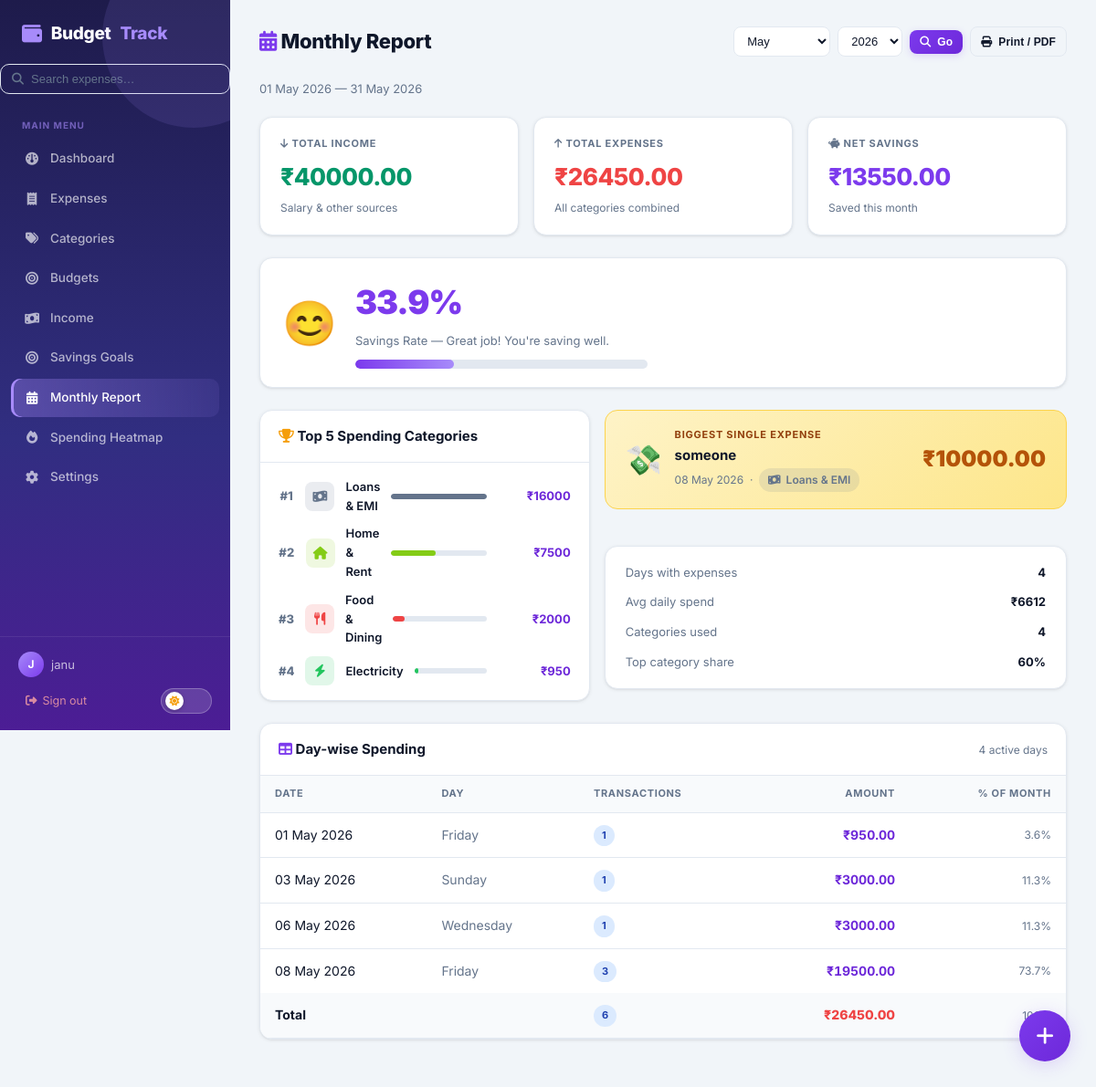
Page /report (signed in) on the committed database.
### models.py (models this page shows, shortened)
class User(UserMixin, db.Model):
    __tablename__ = "users"
    id = db.Column(db.Integer, primary_key=True)
    username = db.Column(db.String(80), unique=True, nullable=False)
    email = db.Column(db.String(120), unique=True, nullable=False)
    password_hash = db.Column(db.String(256), nullable=False)
    created_at = db.Column(db.DateTime, default=datetime.utcnow)
    avatar = db.Column(db.String(255), nullable=True)
    currency = db.Column(db.String(10), default="₹")
    default_category_id = db.Column(db.Integer, db.ForeignKey("categories.id"), nullable=True)
    categories = db.relationship("Category", foreign_keys="Category.user_id", backref="user", lazy=True, cascade="all, delete-orphan")
    expenses   = db.relationship("Expense",  backref="user", lazy=True, cascade="all, delete-orphan")
    budgets    = db.relationship("Budget",   backref="user", lazy=True, cascade="all, delete-orphan")
    goals      = db.relationship("SavingsGoal", backref="user", lazy=True, cascade="all, delete-orphan")

class Expense(db.Model):
    __tablename__ = "expenses"
    id          = db.Column(db.Integer, primary_key=True)
    amount      = db.Column(db.Numeric(10, 2), nullable=False)
    description = db.Column(db.String(255), nullable=False)
    date        = db.Column(db.Date, nullable=False, default=date.today)
    period      = db.Column(db.String(10), nullable=False, default="daily")
    is_recurring        = db.Column(db.Boolean, default=False)
    recurrence_interval = db.Column(db.String(10))
    user_id     = db.Column(db.Integer, db.ForeignKey("users.id"), nullable=False)
    category_id = db.Column(db.Integer, db.ForeignKey("categories.id"), nullable=False)
    created_at  = db.Column(db.DateTime, default=datetime.utcnow)

class Category(db.Model):
    __tablename__ = "categories"
    id      = db.Column(db.Integer, primary_key=True)
    name    = db.Column(db.String(80), nullable=False)
    color   = db.Column(db.String(7),  default="#6366f1")
    icon    = db.Column(db.String(50), default="tag")
    user_id = db.Column(db.Integer, db.ForeignKey("users.id"), nullable=False)
    expenses = db.relationship("Expense", backref="category", lazy=True)
    budgets  = db.relationship("Budget",  backref="category", lazy=True)
    __table_args__ = (db.UniqueConstraint("name", "user_id"),)

### routes/report.py (the view)
@report_bp.route("/report")
@login_required
def index():
    uid   = current_user.id
    today = date.today()
    sel_year  = request.args.get("year",  type=int, default=today.year)
    sel_month = request.args.get("month", type=int, default=today.month)
    if not (1 <= sel_month <= 12): sel_month = today.month
    if sel_year < 2000 or sel_year > today.year + 1: sel_year = today.year
    m_start, m_end = month_range(sel_year, sel_month)
    total_income = float(db.session.query(func.sum(SalaryEntry.amount))
        .filter(SalaryEntry.user_id == uid,
                SalaryEntry.date.between(m_start, m_end)).scalar() or 0)
    total_expenses = float(db.session.query(func.sum(Expense.amount))
        .filter(Expense.user_id == uid,
                Expense.date.between(m_start, m_end)).scalar() or 0)
    savings = total_income - total_expenses
    savings_rate = round((savings / total_income * 100), 1) if total_income > 0 else 0
    if savings_rate >= 20:
        savings_emoji = "😊"
    elif savings_rate >= 5:
        savings_emoji = "😐"
    else:
        savings_emoji = "😟"
    top_cats = db.session.query(
        Category.name, Category.color, Category.icon,
        func.sum(Expense.amount).label("total")
    ).join(Expense, Expense.category_id == Category.id)\
     .filter(Expense.user_id == uid, Expense.date.between(m_start, m_end))\
     .group_by(Category.id)\
     .order_by(func.sum(Expense.amount).desc())\
     .limit(5).all()
    biggest = Expense.query\
        .filter_by(user_id=uid)\
        .filter(Expense.date.between(m_start, m_end))\
        .order_by(Expense.amount.desc())\
        .first()
    day_rows = db.session.query(
        Expense.date,
        func.sum(Expense.amount).label("total"),
        func.count(Expense.id).label("count")
    ).filter(Expense.user_id == uid, Expense.date.between(m_start, m_end))\
     .group_by(Expense.date)\
     .order_by(Expense.date).all()
    months = [(m, date(2000, m, 1).strftime("%B")) for m in range(1, 13)]
    years  = list(range(today.year - 3, today.year + 1))
    categories = Category.query.filter_by(user_id=uid).order_by(Category.name).all()
    return render_template("report/index.html",
        categories=categories,
        sel_month=sel_month, sel_year=sel_year, months=months, years=years,
        m_start=m_start, m_end=m_end,
        total_income=total_income, total_expenses=total_expenses,
        savings=savings, savings_rate=savings_rate, savings_emoji=savings_emoji,
        top_cats=top_cats, biggest=biggest, day_rows=day_rows,
        today=today)

### templates/report/index.html (shortened to what this page needs)
{% extends "base.html" %}
{% block content %}
<div class="page-header">
  <h1><i class="fa fa-calendar-alt" style="color:var(--primary)"></i> Monthly Report</h1>
  <div class="header-actions no-print">
    <form class="month-filter-form" method="GET">
      <select name="month" class="form-control-sm">
        {% for num, name in months %}
          <option value="{{ num }}" {{ 'selected' if num == sel_month }}>{{ name }}</option>
        {% endfor %}
      </select>
      <select name="year" class="form-control-sm">
        {% for y in years %}
          <option value="{{ y }}" {{ 'selected' if y == sel_year }}>{{ y }}</option>
        {% endfor %}
      </select>
      <button type="submit" class="btn btn-primary btn-sm"><i class="fa fa-search"></i> Go</button>
    </form>
    <button class="btn btn-outline btn-sm" onclick="window.print()">
      <i class="fa fa-print"></i> Print / PDF
    </button>
  </div>
</div>
<p style="color:var(--text-muted);font-size:13px;margin-bottom:20px">
  {{ m_start.strftime("%d %b %Y") }} — {{ m_end.strftime("%d %b %Y") }}
</p>
<div class="report-summary-grid">
  <div class="report-stat">
    <div class="report-stat-label"><i class="fa fa-arrow-down"></i> Total Income</div>
    <div class="report-stat-value income">₹{{ "%.2f"|format(total_income) }}</div>
    <div class="report-stat-sub">Salary & other sources</div>
  </div>
  <div class="report-stat">
    <div class="report-stat-label"><i class="fa fa-arrow-up"></i> Total Expenses</div>
    <div class="report-stat-value expense">₹{{ "%.2f"|format(total_expenses) }}</div>
    <div class="report-stat-sub">All categories combined</div>
  </div>
  <div class="report-stat">
    <div class="report-stat-label"><i class="fa fa-piggy-bank"></i> Net Savings</div>
    <div class="report-stat-value savings" style="{{ 'color:var(--danger)' if savings < 0 else '' }}">
      ₹{{ "%.2f"|format(savings) }}
    </div>
    <div class="report-stat-sub">{{ 'Deficit this month' if savings < 0 else 'Saved this month' }}</div>
  </div>
</div>
<div class="savings-rate-card">
  <div class="savings-rate-emoji">{{ savings_emoji }}</div>
  <div class="savings-rate-info">
    <div class="savings-rate-pct">{{ savings_rate }}%</div>
    <div class="savings-rate-label">Savings Rate
      {% if savings_rate >= 20 %} — Great job! You're saving well.
      {% elif savings_rate >= 5 %} — Decent, but room to improve.
      {% else %} — Low savings this month. Review your spending.
      {% endif %}
    </div>
    <div class="savings-rate-bar-track">
      <div class="savings-rate-bar-fill" style="width:{{ [savings_rate, 100]|min }}%"></div>
    </div>
  </div>
</div>
<div class="two-col">
  <div class="card">
    <div class="card-header">
      <h3><i class="fa fa-trophy" style="color:var(--accent)"></i> Top 5 Spending Categories</h3>
    </div>
    {% if top_cats %}
      {% set max_val = top_cats[0].total|float %}
      <div class="top-cats-list">
        {% for cat in top_cats %}
        <div class="top-cat-row">
          <span class="top-cat-rank">#{{ loop.index }}</span>
          <div class="top-cat-icon" style="background:{{ cat.color }}22;color:{{ cat.color }}">
            <i class="fa fa-{{ cat.icon }}"></i>
          </div>
          <span class="top-cat-name">{{ cat.name }}</span>
          <div class="top-cat-bar-wrap">
            <div class="top-cat-bar" style="width:{{ (cat.total|float / max_val * 100)|round }}%;background:{{ cat.color }}"></div>
          </div>
          <span class="top-cat-amount">₹{{ "%.0f"|format(cat.total) }}</span>
        </div>
        {% endfor %}
      </div>
    {% else %}
      <div class="empty-state">No expenses this month.</div>
    {% endif %}
  </div>
  <div style="display:flex;flex-direction:column;gap:16px">
    {% if biggest %}
    <div class="biggest-card">
      <div class="biggest-icon">💸</div>
      <div class="biggest-info">
        <div class="biggest-label">Biggest Single Expense</div>
        <div class="biggest-desc">{{ biggest.description }}</div>
        <div class="biggest-meta">
          {{ biggest.date.strftime("%d %b %Y") }} &nbsp;·&nbsp;
          <span class="category-chip" style="background:{{ biggest.category.color }}22;color:{{ biggest.category.color }}">
            <i class="fa fa-{{ biggest.category.icon }}"></i> {{ biggest.category.name }}
          </span>
        </div>
      </div>
      <div class="biggest-amount">₹{{ "%.2f"|format(biggest.amount) }}</div>
    </div>
    {% endif %}
    <div class="card" style="padding:18px 22px">
      <div style="display:flex;flex-direction:column;gap:12px">
        <div style="display:flex;justify-content:space-between;font-size:13px">
          <span style="color:var(--text-muted)">Days with expenses</span>
          <strong>{{ day_rows|length }}</strong>
        </div>
        <div style="display:flex;justify-content:space-between;font-size:13px">
          <span style="color:var(--text-muted)">Avg daily spend</span>
          <strong>₹{{ "%.0f"|format(total_expenses / day_rows|length) if day_rows else "0" }}</strong>
        </div>
        <div style="display:flex;justify-content:space-between;font-size:13px">
          <span style="color:var(--text-muted)">Categories used</span>
          <strong>{{ top_cats|length }}</strong>
        </div>
        {% if top_cats %}
        <div style="display:flex;justify-content:space-between;font-size:13px">
          <span style="color:var(--text-muted)">Top category share</span>
          <strong>{{ "%.0f"|format(top_cats[0].total|float / total_expenses * 100) if total_expenses > 0 else 0 }}%</strong>
        </div>
        {% endif %}
      </div>
    </div>
  </div>
</div>
<div class="card" style="margin-bottom:24px">
  <div class="card-header">
    <h3><i class="fa fa-table" style="color:var(--primary)"></i> Day-wise Spending</h3>
    <span style="font-size:12px;color:var(--text-muted)">{{ day_rows|length }} active days</span>
  </div>
  {% if day_rows %}
  <div style="overflow-x:auto">
    <table class="table">
      <thead>
        <tr>
          <th>Date</th>
          <th>Day</th>
          <th>Transactions</th>
          <th style="text-align:right">Amount</th>
          <th style="text-align:right">% of Month</th>
        </tr>
      </thead>
      <tbody>
        {% for row in day_rows %}
        <tr>
          <td>{{ row.date.strftime("%d %b %Y") }}</td>
          <td style="color:var(--text-muted)">{{ row.date.strftime("%A") }}</td>
          <td><span class="badge badge-info">{{ row.count }}</span></td>
          <td style="text-align:right" class="amount">₹{{ "%.2f"|format(row.total) }}</td>
          <td style="text-align:right;color:var(--text-muted);font-size:12px">
            {{ "%.1f"|format(row.total|float / total_expenses * 100) if total_expenses > 0 else "0.0" }}%
          </td>
        </tr>
        {% endfor %}
      </tbody>
      <tfoot>
        <tr style="background:var(--surface2)">
          <td colspan="2" style="font-weight:700;padding:12px 16px">Total</td>
          <td style="padding:12px 16px"><span class="badge badge-info">{{ day_rows|sum(attribute='count') }}</span></td>
          <td style="text-align:right;font-weight:800;padding:12px 16px;color:var(--danger)">₹{{ "%.2f"|format(total_expenses) }}</td>
          <td style="text-align:right;padding:12px 16px;color:var(--text-muted);font-size:12px">100%</td>
        </tr>
      </tfoot>
    </table>
  </div>
  {% else %}
    <div class="empty-state">No expenses recorded for {{ months[sel_month-1][1] }} {{ sel_year }}.</div>
  {% endif %}
</div>
{% endblock %}

### templates/base.html (shortened to what this page needs)
<!DOCTYPE html>
<html lang="en" data-theme="light">
<head>
  <link rel="stylesheet" href="https://cdnjs.cloudflare.com/ajax/libs/font-awesome/6.5.0/css/all.min.css"/>
  <link rel="stylesheet" href="{{ url_for('static', filename='css/style.css') }}"/>
</head>
<body>
{% if current_user.is_authenticated %}
<nav class="sidebar" id="sidebar">
  <div class="sidebar-brand">
    <i class="fa fa-wallet"></i> Budget<span>Track</span>
  </div>
  <form method="GET" action="{{ url_for('expenses.search') }}" class="sidebar-search">
    <i class="fa fa-search"></i>
    <input type="text" name="q" placeholder="Search expenses…" class="sidebar-search-input" autocomplete="off">
  </form>
  <p class="nav-section-label">Main Menu</p>
  <ul class="nav-links">
    <li><a href="{{ url_for('dashboard.index') }}" class="{{ 'active' if request.endpoint == 'dashboard.index' }}" onclick="closeSidebar()">
      <i class="fa fa-gauge"></i> Dashboard</a></li>
    <li><a href="{{ url_for('expenses.index') }}" class="{{ 'active' if request.blueprint == 'expenses' }}" onclick="closeSidebar()">
      <i class="fa fa-receipt"></i> Expenses</a></li>
    <li><a href="{{ url_for('categories.index') }}" class="{{ 'active' if request.blueprint == 'categories' }}" onclick="closeSidebar()">
      <i class="fa fa-tags"></i> Categories</a></li>
    <li><a href="{{ url_for('budgets.index') }}" class="{{ 'active' if request.blueprint == 'budgets' }}" onclick="closeSidebar()">
      <i class="fa fa-bullseye"></i> Budgets</a></li>
    <li><a href="{{ url_for('salary.index') }}" class="{{ 'active' if request.blueprint == 'salary' }}" onclick="closeSidebar()">
      <i class="fa fa-money-bill-wave"></i> Income</a></li>
    <li><a href="{{ url_for('goals.index') }}" class="{{ 'active' if request.blueprint == 'goals' }}" onclick="closeSidebar()">
      <i class="fa fa-bullseye"></i> Savings Goals</a></li>
    <li><a href="{{ url_for('report.index') }}" class="{{ 'active' if request.endpoint == 'report.index' }}" onclick="closeSidebar()">
      <i class="fa fa-calendar-alt"></i> Monthly Report</a></li>
    <li><a href="{{ url_for('report.heatmap') }}" class="{{ 'active' if request.endpoint == 'report.heatmap' }}" onclick="closeSidebar()">
      <i class="fa fa-fire"></i> Spending Heatmap</a></li>
    <li><a href="{{ url_for('settings.index') }}" class="{{ 'active' if request.blueprint == 'settings' }}" onclick="closeSidebar()">
      <i class="fa fa-gear"></i> Settings</a></li>
  </ul>
  <div class="sidebar-footer">
    <div class="user-info">
      {% if current_user.avatar %}
        <img src="{{ url_for('static', filename=current_user.avatar) }}" class="user-avatar user-avatar-img" alt="avatar">
      {% else %}
        <div class="user-avatar">{{ current_user.username[0].upper() }}</div>
      {% endif %}
      <span>{{ current_user.username }}</span>
    </div>
    <div style="display:flex;align-items:center;justify-content:space-between;margin-top:4px">
      <a href="{{ url_for('auth.logout') }}" class="logout-btn"><i class="fa fa-sign-out-alt"></i> Sign out</a>
      <button class="theme-toggle desktop-theme" id="themeToggleDesktop" title="Toggle dark mode" aria-label="Toggle dark mode">
        <span class="theme-toggle-knob"><i class="fa fa-sun" id="themeIconDesktop"></i></span>
      </button>
    </div>
  </div>
</nav>
<main class="main-content" id="mainContent">
{% endif %}
{% block content %}{% endblock %}
{% if current_user.is_authenticated %}
</main>
<button class="fab" onclick="openQuickAdd()" title="Quick add expense">
  <i class="fa fa-plus"></i>
</button>
{% endif %}
</body>
</html>

### rows in the picture
User: username "J", username "janu"
Expense: strftime "01 May 2026", date "01 May 2026", date "Friday", count "1", total "950.00", total "3.6"
Category: name "Loans & EMI", total "16000", category.name "Loans & EMI"
Category: name "Home & Rent", total "7500"
Category: name "Food & Dining", total "2000"
Category: name "Electricity", total "950"
Expense: description "someone", date "08 May 2026", amount "10000.00"
Expense: date "03 May 2026", date "Sunday", count "1", total "3000.00", total "11.3"
Expense: date "06 May 2026", date "Wednesday", count "1", total "3000.00", total "11.3"

### other values in the picture
{{ m_end.strftime("%d %b %Y") }} "31 May 2026"
{{ "%.2f"|format(total_income) }} "40000.00"
{{ "%.2f"|format(total_expenses) }} "26450.00"
{{ "%.2f"|format(savings) }} "13550.00"
{{ 'Deficit this month' if savings < 0 else 'Saved this month' }} "Saved this month"
{{ savings_emoji }} "😊"
{{ day_rows|length }} "4"
{{ "%.0f"|format(total_expenses / day_rows|length) if day_rows else "0" }} "6612"
{{ top_cats|length }} "4"
{{ row.date.strftime("%d %b %Y") }} "08 May 2026"
{{ row.date.strftime("%A") }} "Friday"
{{ row.count }} "3"
{{ "%.2f"|format(row.total) }} "19500.00"
{{ day_rows|sum(attribute='count') }} "6"
form field month "May"
